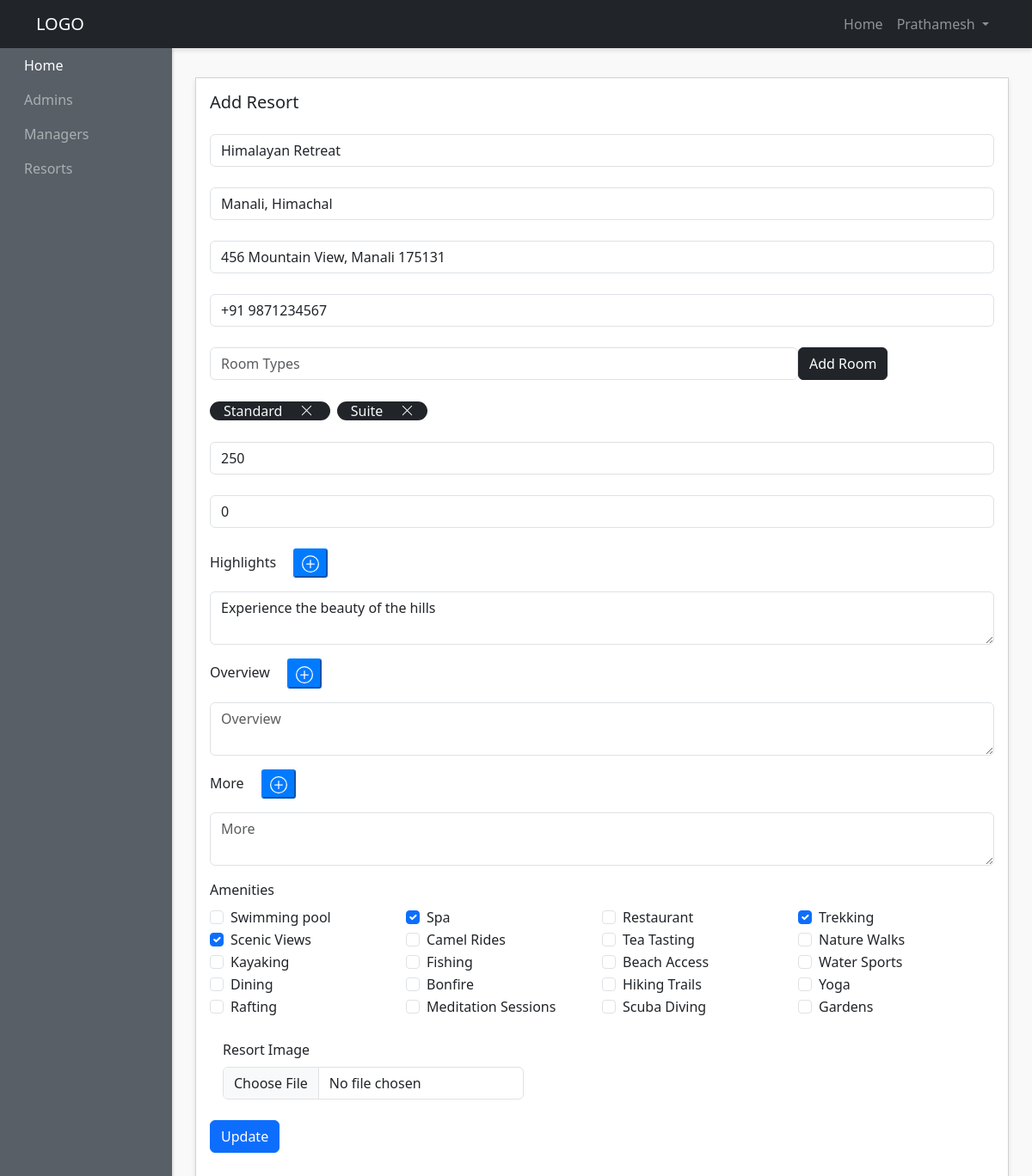
Screenshot of /admin-panel/resorts/update-resorts.php?id=2 (signed in) with the database file from the repository.
### tables this page shows
CREATE TABLE `resortinfo` (
  `id` int NOT NULL,
  `Name` text NOT NULL,
  `location` varchar(255) DEFAULT NULL,
  `address` varchar(255) DEFAULT NULL,
  `contact_info` varchar(255) DEFAULT NULL,
  `highlights` text,
  `amenities` text,
  `room_types` text,
  `price` int DEFAULT NULL,
  `poster` text NOT NULL,
  `discount` int NOT NULL,
  `rating` int NOT NULL,
  `overview` text NOT NULL,
  `more` text NOT NULL,
  `mid` int NOT NULL,
  `listing` int NOT NULL
);

CREATE TABLE `amenities` (
  `id` int NOT NULL,
  `name` varchar(255) DEFAULT NULL
);

### admin-panel/resorts/update-resorts.php (the view, shortened to what this page needs)
<?php require "../layouts/header.php"; ?>
<?php require "../../config/config.php"; ?>
<?php
  $rid = $_GET['id'];
  if ($_SESSION['managername']) {
    $id = $_SESSION['manager_id'];
    $resorts = $conn->query("SELECT * FROM resortinfo where id=$rid and mid=$id");
    $num = $resorts->rowCount();
    if (!$num) {
      echo "<script> window.location.href='".ADMINURL."/resorts/show-resorts.php'; </script>";
    }
  }
  else{
    $resorts = $conn->query("SELECT * FROM resortinfo where id=$rid");
  }
  $resorts->execute();
  $allResorts = $resorts->fetch(PDO::FETCH_OBJ);
?>
       <div class="row">
        <div class="col">
          <div class="card">
            <div class="card-body">
              <h5 class="card-title mb-5 d-inline">Add Resort</h5>
              <form method="POST" action="./update-resorts.php?id=<?php echo $rid; ?>" enctype="multipart/form-data" onsubmit="formSubmit()">
                <div class="form-outline mb-4 mt-4">
                  <input type="text" name="name" value="<?php echo $allResorts->Name; ?>" id="form2Example1" class="form-control" placeholder="Resort name" />
                </div>
                <div class="form-outline mb-4 mt-4">
                  <input type="text" name="location" value="<?php echo $allResorts->location; ?>" class="form-control" placeholder="Location" />
                </div>
                <div class="form-outline mb-4 mt-4">
                  <input type="text" name="address" value="<?php echo $allResorts->address; ?>" class="form-control" placeholder="Address" />
                </div>
                <div class="form-outline mb-4 mt-4">
                  <input type="text" name="contact" value="<?php echo $allResorts->contact_info; ?>" class="form-control" placeholder="Contact No" />
                </div>
                <div class="form-outline mb-4 mt-4 d-flex flex-row">
                  <input type="text" id="roomTypes" class="form-control w-75" placeholder="Room Types" />
                  <button onclick="addRoom()" type="button" class="btn btn-dark">Add Room</button>
                </div>
                <div id="roomListing">
                  <?php
                    $rooms = $allResorts->room_types;
                    $rooms = explode(', ', $rooms);
                    for ($i=0; $i < count($rooms); $i++) {
                      echo '<span class="align-items-center bg-dark text-light rounded-pill me-2 px-3">
                      <span class="roomName">'.$rooms[$i].'</span>
                      <svg onclick="deleteRoom(this)" xmlns="http://www.w3.org/2000/svg" width="15" height="15" fill="currentColor" class="ms-3 mb-1 bi bi-x-lg" viewBox="0 0 16 16">
                        <path d="M2.146 2.854a.5.5 0 1 1 .708-.708L8 7.293l5.146-5.147a.5.5 0 0 1 .708.708L8.707 8l5.147 5.146a.5.5 0 0 1-.708.708L8 8.707l-5.146 5.147a.5.5 0 0 1-.708-.708L7.293 8 2.146 2.854Z"/>
                      </svg>
                    </span>';
                    }
                  ?>
                </div>
                <div class="form-outline mb-4 mt-4">
                  <input type="text" value="<?php echo $allResorts->price; ?>" name="price" class="form-control" placeholder="Price" />
                </div>
                <div class="form-outline mb-4 mt-4">
                  <input type="text" value="<?php echo $allResorts->discount; ?>" name="discount" class="form-control" placeholder="Discount" />
                </div>
                <div class="form-group" id="Highlights">
                  <label>
                    Highlights
                    <button onclick="addTextbox('Highlights')" type="button" class="mx-3 btn-sm btn-primary">
                    </button>
                  </label>
                  <div>
                    <?php
                      $highlightField = $allResorts->highlights;
                      $highlightField = explode('<--->', $highlightField);
                      for ($i=0; $i < count($highlightField); $i++) {
                        echo '<textarea placeholder="Highlights" class="form-control Highlights my-2" rows="2">'.$highlightField[$i].'</textarea>';
                      }
                    ?>
                  </div>
                </div>
                <div class="form-group" id="Overview">
                  <label>
                    Overview
                    <button onclick="addTextbox('Overview')" type="button" class="mx-3 btn-sm btn-primary">
                    </button>
                  </label>
                  <div>
                    <?php
                      $overviewField = $allResorts->overview;
                      $overviewField = explode('<--->', $overviewField);
                      for ($i=0; $i < count($overviewField); $i++) {
                        echo '<textarea placeholder="Overview" class="form-control Overview my-2" rows="2">'.$overviewField[$i].'</textarea>';
                      }
                    ?>
                  </div>
                </div>
                <div class="form-group" id="More">
                  <label>
                    More
                    <button onclick="addTextbox('More')" type="button" class="mx-3 btn-sm btn-primary">
                    </button>
                  </label>
                  <div>
                    <?php
                      $moreField = $allResorts->more;
                      $moreField = explode('<--->', $moreField);
                      for ($i=0; $i < count($moreField); $i++) {
                        echo '<textarea placeholder="More" class="form-control More my-2" rows="2">'.$moreField[$i].'</textarea>';
                      }
                    ?>
                  </div>
                </div>
                <div>
                  <label>Amenities</label>
                  <div class="d-flex w-100 flex-row flex-wrap">
                    <?php
                      $amenQuery = $conn->query("select * from amenities");
                      $amenQuery->execute();
                      $allAmens = $amenQuery->fetchAll(PDO::FETCH_OBJ);
                    ?>
                    <?php foreach($allAmens as $amen)  : ?>
                      <div class="form-check col-3">
                        <input class="form-check-input amenInput" type="checkbox" value="<?php echo $amen->name; ?>" id="<?php echo $amen->name; ?>">
                        <label class="form-check-label" for="<?php echo $amen->name; ?>">
                        <?php echo $amen->name; ?>
                        </label>
                      </div>
                    <?php endforeach; ?>
                  </div>
                </div>
                <div class="form-outline mb-4 mt-4 d-flex flex-row justify-content-between">
                  <div class="col-5">
                    <label>Resort Image</label>
                    <input type="file" name="image" id="form2Example1" class="form-control" placeholder="Image" />
                  </div>
                  <div class="col-5">
                  </div>
                </div>
                <button type="submit" name="submit" class="btn btn-primary  mb-4 text-center">Update</button>
              </form>
            </div>
          </div>
        </div>
      </div>
<?php require "../layouts/footer.php"; ?>

### admin-panel/styles/style.css (style rules this page uses)
body { background:#f9f9f9; }
.card { margin-bottom: 15px; border-radius:0; box-shadow: 0 3px 5px rgba(0,0,0,.1); }

### rows the page displays
resortinfo: name "Himalayan Retreat", location "Manali, Himachal", address "456 Mountain View, Manali 175131", contact "+91 9871234567", room_types "Standard", room_types "Suite", price "250", discount "0", highlights "Experience the beauty of the hills"
amenities: name "Swimming pool"
amenities: name "Spa"
amenities: name "Restaurant"
amenities: name "Trekking"
amenities: name "Scenic Views"
amenities: name "Camel Rides"
amenities: name "Tea Tasting"
amenities: name "Nature Walks"
amenities: name "Kayaking"
amenities: name "Fishing"
amenities: name "Beach Access"
amenities: name "Water Sports"
amenities: name "Dining"
amenities: name "Bonfire"
amenities: name "Hiking Trails"
amenities: name "Yoga"
amenities: name "Rafting"
amenities: name "Meditation Sessions"
amenities: name "Scuba Diving"
amenities: name "Gardens"

### other values shown
$_SESSION['adminname'] "Prathamesh"
